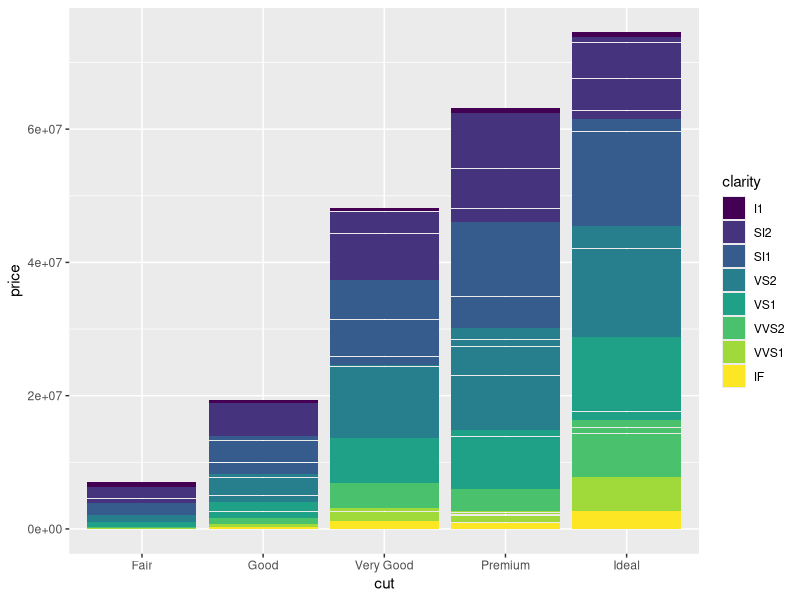
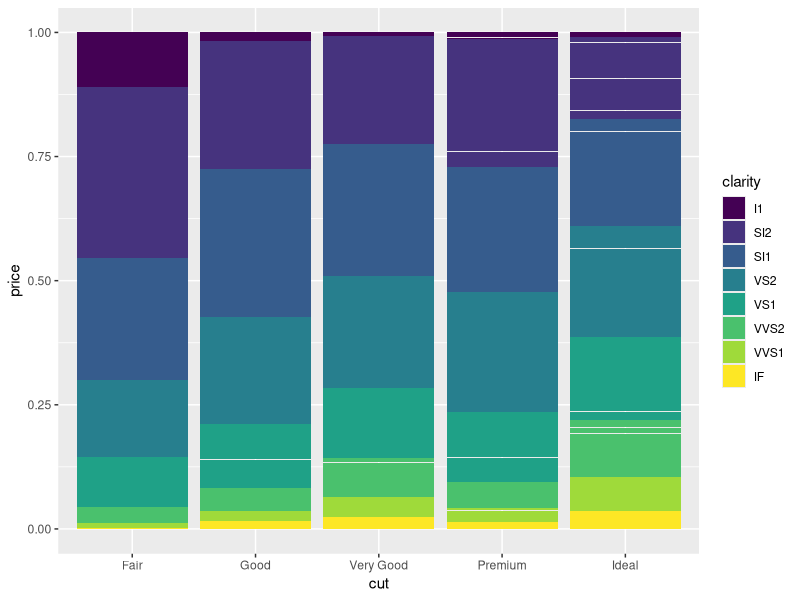
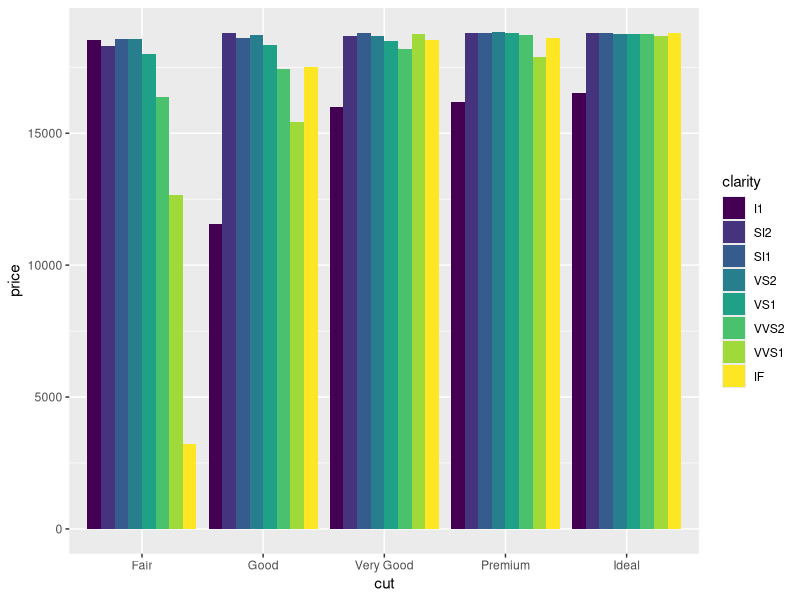
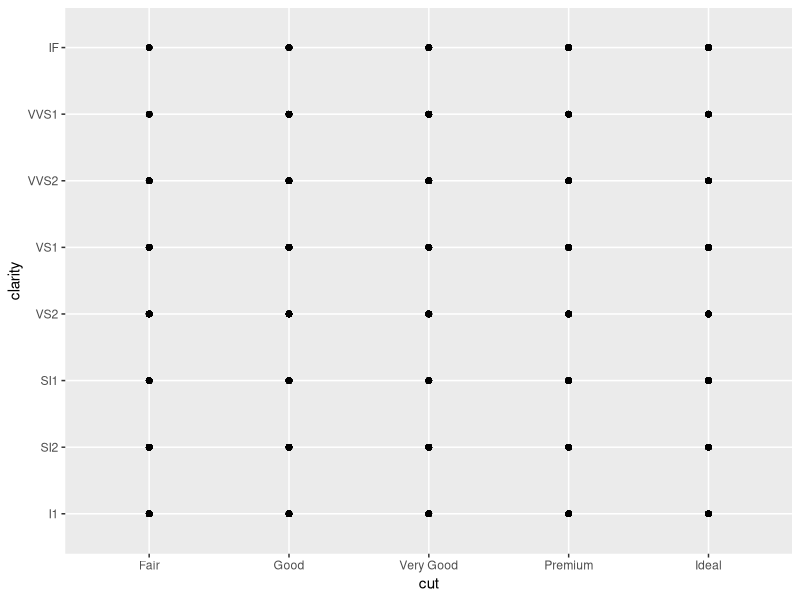

Write R code to recreate these figures, in order. (Note: this script raises an error after producing the figures.)
# Exercise 2: advanced ggplot2 practice

# Install and load the `ggplot2` package
#install.packages('ggplot2')
library("ggplot2")

# For this exercise you will again be working with the `diamonds` data set.
# Use `?diamonds` to review details about this data set
?diamonds

## Position Adjustments

# Draw a column (bar) chart of diamonds cuts by price, with each bar filled by 
# clarity. You should see a _stacked_ bar chart.
ggplot(diamonds, aes(cut, price, fill = clarity)) +
  geom_col()

# Draw the same chart again, but with each element positioned to "fill" the y axis
ggplot(diamonds, aes(cut, price, fill = clarity)) +
  geom_col(position = "fill")

# Draw the same chart again, but with each element positioned to "dodge" each other
ggplot(diamonds, aes(cut, price, fill = clarity)) +
  geom_col(position = "dodge")

# Draw a plot with point geometry with the x-position mapped to `cut` and the 
# y-position mapped to `clarity`
# This creates a "grid" grouping the points
ggplot(diamonds, aes(cut, clarity)) +
  geom_point()

# Use the "jitter" position adjustment to keep the points from all overlapping!
# (This works a little better with a sample of diamond data, such as from the 
# previous exercise).
ggplot(diamond_sample, aes(cut, clarity)) +
  geom_point(position = "jitter")


## Scales

# Draw a "boxplot" (with `geom_boxplot`) for the diamond's price (y) by color (x)
ggplot(diamonds, aes(color, price)) +
  geom_boxplot()

# This has a lot of outliers, making it harder to read. To fix this, draw the 
# same plot but with a _logarithmic_ scale for the y axis.
ggplot(diamonds, aes(color, price)) +
  geom_boxplot() +
  scale_y_log10()

# For another version, draw the same plot but with `violin` geometry instead of 
# `boxplot` geometry!
# How does the logarithmic scale change the data presentation?
ggplot(diamonds, aes(color, price)) +
  geom_violin() +
  scale_y_log10()

# Another interesting plot: draw a plot of the diamonds price (y) by carat (x), 
# using a heatmap of 2d bins (geom_bin2d)
# What happens when you make the x and y channels scale logarithmically?
ggplot(diamonds, aes(carat, price)) +
  geom_bin2d() +
  scale_x_log10() +
  scale_y_log10()

# Draw a scatter plot for the diamonds price (y) by carat (x). Color each point
# by the clarity (Remember, this will take a while. Use a sample of the diamonds 
# for faster results)
ggplot(diamond_sample, aes(carat, price, color = clarity)) +
  geom_point()

# Change the color of the previous plot using a ColorBrewer scale of your choice. 
# What looks nice?
ggplot(diamond_sample, aes(carat, price, color = clarity)) +
  geom_point() +
  scale_color_brewer(palette = "Set2")


## Coordinate Systems

# Draw a bar chart with x-position and fill color BOTH mapped to cut
# For best results, SET the `width` of the geometry to be 1 (fill plot, no space
# between)
# TIP: You can save the plot to a variable for easier modifications
ggplot(diamond_sample, aes(cut, fill = cut)) +
  geom_bar(width = 1)

# Draw the same chart, but with the coordinate system flipped
ggplot(diamond_sample, aes(cut, fill = cut)) +
  geom_bar(width = 1) +
  coord_flip()

# Draw the same chart, but in a polar coordinate system. It's a Coxcomb chart!
ggplot(diamond_sample, aes(cut, fill = cut)) +
  geom_bar(width = 1) +
  coord_polar()

## Facets

# Take the scatter plot of price by carat data (colored by clarity) and add 
# _facets_ based on the diamond's `color`
ggplot(diamond_sample, aes(carat, price, color = clarity)) +
  geom_point() +
  facet_wrap(~color)


## Saving Plots

# Use the `ggsave()` function to save the current (recent) plot to disk.
# Name the output file "my-plot.png".
# Make sure you've set the working directory!!
ggsave("./my-plot.png")
